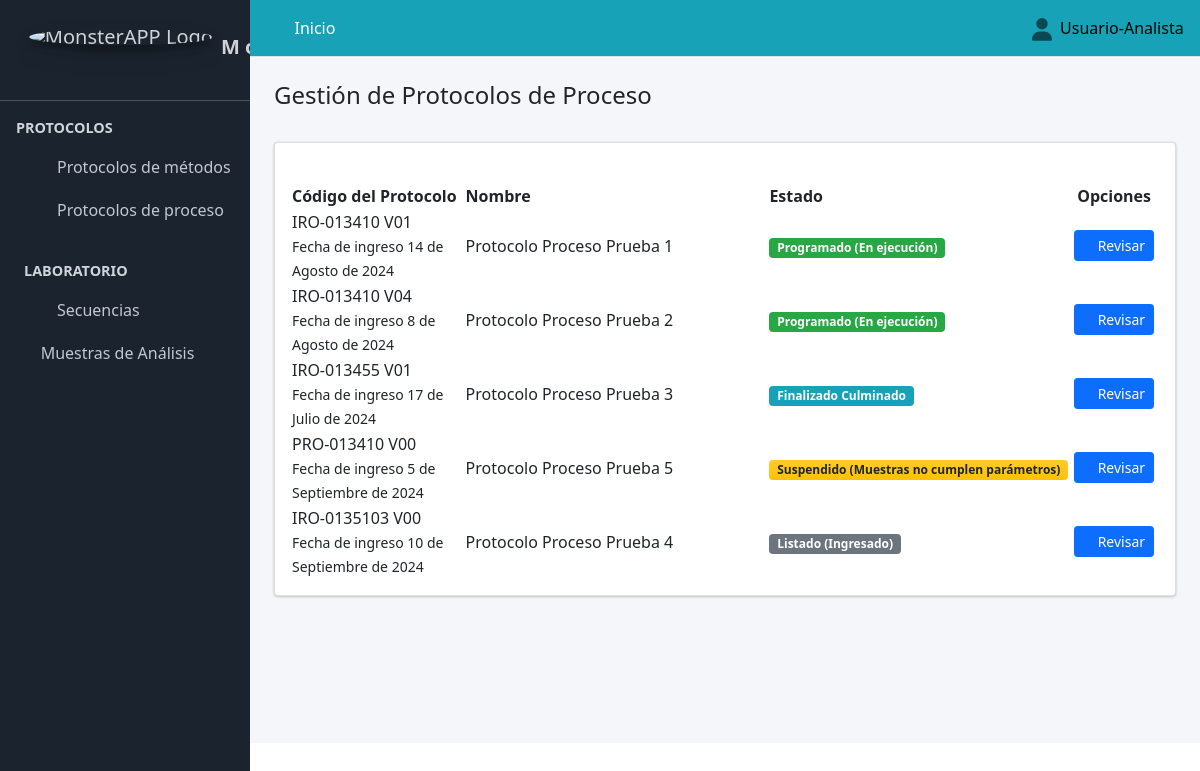
/protocolo_proceso/ (signed in), run on the app's committed database.
### Aplicaciones/Protocolo_Muestras/models.py (models this page shows, shortened)
class Proceso(models.Model):
     fecha_ingreso=models.DateField(verbose_name="Fecha de Registro", null=True, blank=False, help_text=u"AAAA/MM/DD")
     codigo=models.CharField(max_length=90, verbose_name="Código Protocolo", null=True, blank=False, unique=True)
     nombre=models.CharField(max_length=250, verbose_name="Título_del_Protocolo",  null=True, blank=False, unique=True)
     ensayos=models.ManyToManyField(to=Ensayo, blank=False)
     celda=models.ForeignKey(to=Celda, on_delete=models.CASCADE, verbose_name="Celda", null=True, blank=False)
     muestras=models.ManyToManyField(Muestras_y_Placebos, blank=False)
     metodologia=models.ForeignKey(Metodologia, on_delete=models.CASCADE, verbose_name="metodologia", null=True, blank=False,  max_length=90)
     Insumos_del_Proceso=models.ManyToManyField(to=ViabilidadProceso)
     cliente=models.ForeignKey(to=Cliente, on_delete=models.CASCADE, verbose_name="Cliente", null=True, blank=False)
     metodo=models.ForeignKey(to=Metodo, on_delete=models.CASCADE, verbose_name="Metodo de referencia", null=True, blank=False)
     estado_del_proceso=models.ForeignKey(to=EstadoProtocolo, on_delete=models.CASCADE, verbose_name="Estado del proceso", null=True, blank=False)
     class Condicion(models.TextChoices):
        ACTIVO = "Activo", "ACTIVO"
        PASIVO = "Pasivo", "PASIVO"
     condicion=models.CharField(max_length=90, choices=Condicion.choices, default=Condicion.ACTIVO, verbose_name="Condicion")
     observaciones=models.CharField(max_length=250, verbose_name="Observaciones",  null=True, blank=False)
     fecha_final=models.DateField(verbose_name="Fecha de Finalización", null=True, blank=True,default=datetime.datetime.now)

### Aplicaciones/Protocolo_Metodos/models.py (models this page shows)
class EstadoProtocolo(models.Model):
    estado_protocolos=models.CharField(verbose_name="Estado Protocolos", max_length=90)
    estado_motivo=models.CharField(verbose_name="Motivo del estado", max_length=90, blank=True, null=False, unique=True)
    class Condicion(models.TextChoices):
        ACTIVO = "Activo", "ACTIVO"
        PASIVO = "Pasivo", "PASIVO"
    condicion=models.CharField(max_length=90, choices=Condicion.choices, default=Condicion.ACTIVO, verbose_name="Condicion")
    def estado_protocolo(self):
        return "{} {}".format(self.estado_protocolos, self.estado_motivo)
    def __str__(self):
        return str(self.estado_protocolo())

### Aplicaciones/Protocolo_Muestras/views.py (the view)
# urls.py: path("protocolo_proceso/",views.protocolo_proceso, name="protocolo_proceso"),
@login_required
def protocolo_proceso(request):
    titulo = "Protocolo de Métodos"
    protocolo_proceso=Proceso.objects.all()
    context = {
        "titulo": titulo,
        "protocolo_proceso": protocolo_proceso,
    }
    return render(request, "protocolo_proceso/protocolo_proceso.html", context)

### SISTEMA_ANALITICO/templates/protocolo_proceso/protocolo_proceso.html (shortened to what this page needs)
{% extends "partial/body.html" %}
{% block contenido %}
<link href="https://unpkg.com/gijgo@1.9.14/css/gijgo.min.css" rel="stylesheet" type="text/css" />
<div class="container-fluid">
  <div class="pagetitle"><br>
    <h4 class="">Gestión de Protocolos de Proceso</h4><br>
  </div>
  <div class="card">
    <div class="container-fluid">
        <div class="row">
          <div class="col-md-6"> <br>
              </div>
              <div class="col-md-6">
                <br>
          </div>
          </div>
    </div>
      <div class="card-body table-responsive">
        <table id="example3" class="display" style="width:100%">
          <thead class="">
            <tr>
            <th style="width: 20%">
            Código del Protocolo
            </th>
            <th style="width: 35%">
            Nombre
            </th>
              <th style="width: 8%" class="text-left">
            Estado
            </th>
            <th class="all text-center">
              Opciones
            </th>
            </tr>
            </thead>
            <tbody id="myTable">
              {% for p in protocolo_proceso %}
              {% if p.condicion == "Activo" and p.estado_del_proceso.id != 7  %}
              <tr>
            <td>
            <a>
            {{p.codigo}}
            </a>
            <br>
            <small>
            Fecha de ingreso {{p.fecha_ingreso}}
            </small>
            </td>
            <td>
              {{p.nombre}}
            </td>
            <td class="project-state">
              {% if p.estado_del_proceso.id == 5  %}
            <span class="badge badge-secondary">{{p.estado_del_proceso}}</span>
            {% endif %}
            {% if p.estado_del_proceso.id == 6  %}
            <span class="badge badge-info">{{p.estado_del_proceso}}</span>
            {% endif %}
            {% if p.estado_del_proceso.id == 2 or p.estado_del_proceso.id == 3 or p.estado_del_proceso.id == 4 %}
            <span class="badge bg-gradient-warning text-body" >{{p.estado_del_proceso}}</span>
            {% endif %}
            {% if p.estado_del_proceso.id == 1 %}
            <span class="badge badge-success">{{p.estado_del_proceso}}</span>
            {% endif %}
            </td>
            <td class="all text-center">
            <a class="btn btn-primary btn-sm" href="{% url 'revisar_protocolo_proceso' p.id %}">
            <i class="fas fa-folder">
            </i> Revisar
            </a>
            </td>
            </tr>
             {% endif %}
            {% endfor %}
            </tbody>
        </table>
        <link href="https://cdn.datatables.net/v/dt/jq-3.7.0/dt-2.0.3/b-3.0.1/b-html5-3.0.1/date-1.5.2/sl-2.0.0/datatables.min.css" rel="stylesheet">
        </div>
      </div>
    </div>
</div>
<link href="https://cdn.datatables.net/v/dt/jq-3.7.0/dt-2.0.3/b-3.0.1/b-html5-3.0.1/date-1.5.2/sl-2.0.0/datatables.min.css" rel="stylesheet">
{% endblock contenido %}

### SISTEMA_ANALITICO/templates/partial/navbar.html (shortened to what this page needs)
{% load static %}
  <nav class="main-header navbar navbar-expand  navbar-info navbar-light" >
    <ul class="navbar-nav">
      <li class="nav-item">
        <a class="nav-link" data-widget="pushmenu" href="#"><i class="fas fa-bars"></i></a>
      </li>
      {% if user.is_authenticated %}
      <li class="nav-item d-none d-sm-inline-block">
        <a href="{% url 'adm_inicio' %}" class="nav-link text-white">Inicio</a>
      </li>
      {% else %}
      <li class="nav-item d-none d-sm-inline-block">
        <a href="" class="nav-link text-white disabled">Inicio</a>
      </li>
      {% endif %}
    </ul>
    <ul class="navbar-nav ml-auto">
      <li class="nav-item dropdown ">
        <a class="nav-link" data-toggle="dropdown" href="#">
        </a>
        {% if user.is_authenticated %}
      </li>
    </ul>
<h7 class="text-black">{{ user.first_name }}&nbsp;&nbsp;</h7>
{% else %}
<a class="text-black" href="{% url 'sign_in' %}">Iniciar sesión</a>
{% endif %}
  </nav>

### data on the page
Proceso: codigo "IRO-013410 V01", fecha_ingreso "14 de Agosto de 2024", nombre "Protocolo Proceso Prueba 1", estado_del_proceso "Programado (En ejecución)"
Proceso: codigo "IRO-013410 V04", fecha_ingreso "8 de Agosto de 2024", nombre "Protocolo Proceso Prueba 2", estado_del_proceso "Programado (En ejecución)"
Proceso: codigo "IRO-013455 V01", fecha_ingreso "17 de Julio de 2024", nombre "Protocolo Proceso Prueba 3", estado_del_proceso "Finalizado Culminado"
Proceso: codigo "PRO-013410 V00", fecha_ingreso "5 de Septiembre de 2024", nombre "Protocolo Proceso Prueba 5", estado_del_proceso "Suspendido (Muestras no cumplen parámetros)"
Proceso: codigo "IRO-0135103 V00", fecha_ingreso "10 de Septiembre de 2024", nombre "Protocolo Proceso Prueba 4", estado_del_proceso "Listado (Ingresado)"

### other printed values
{{ user.first_name }} "Usuario-Analista"
